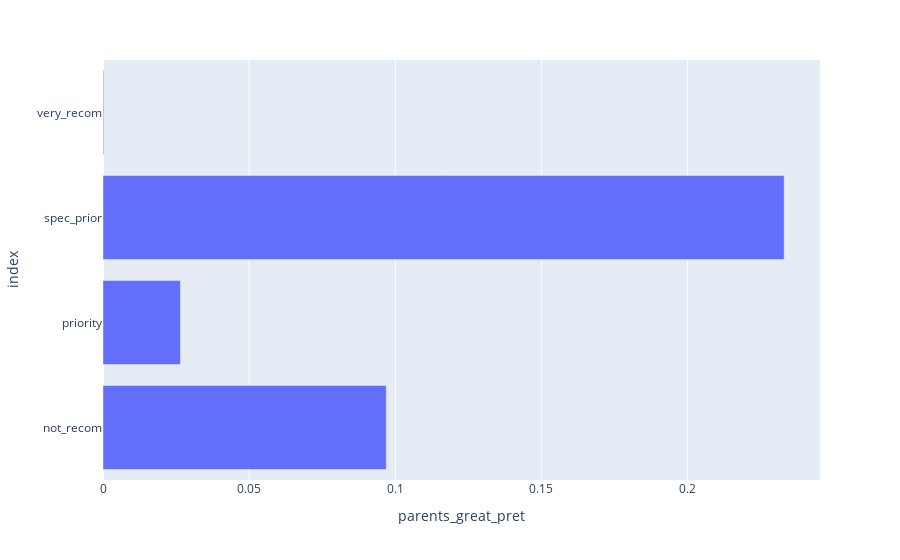
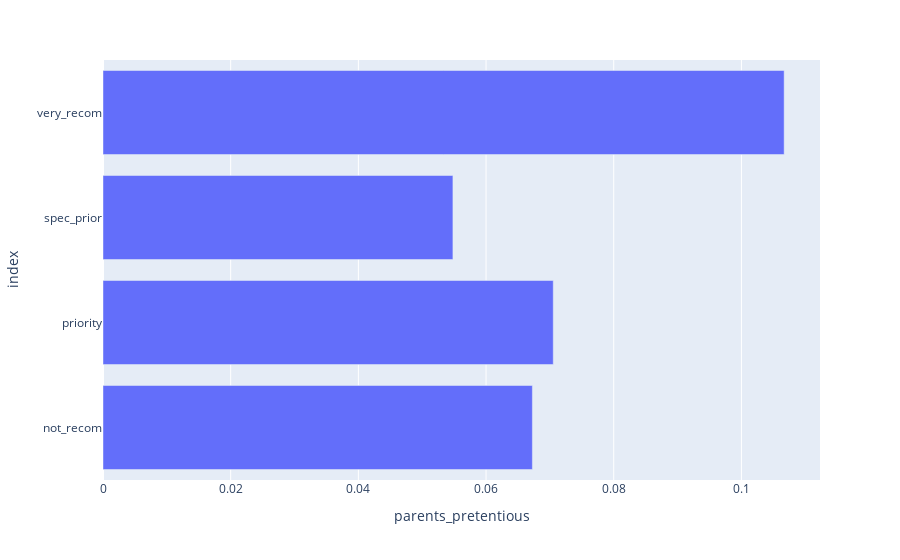
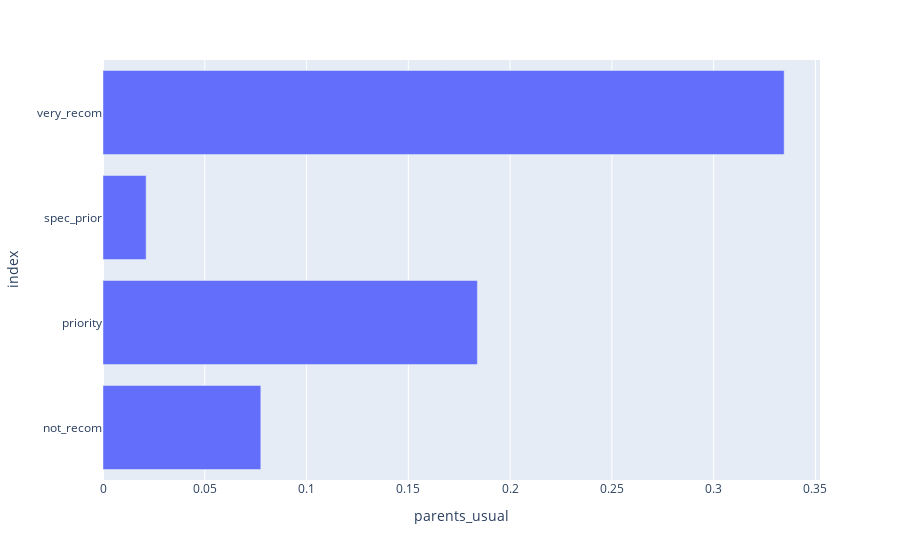
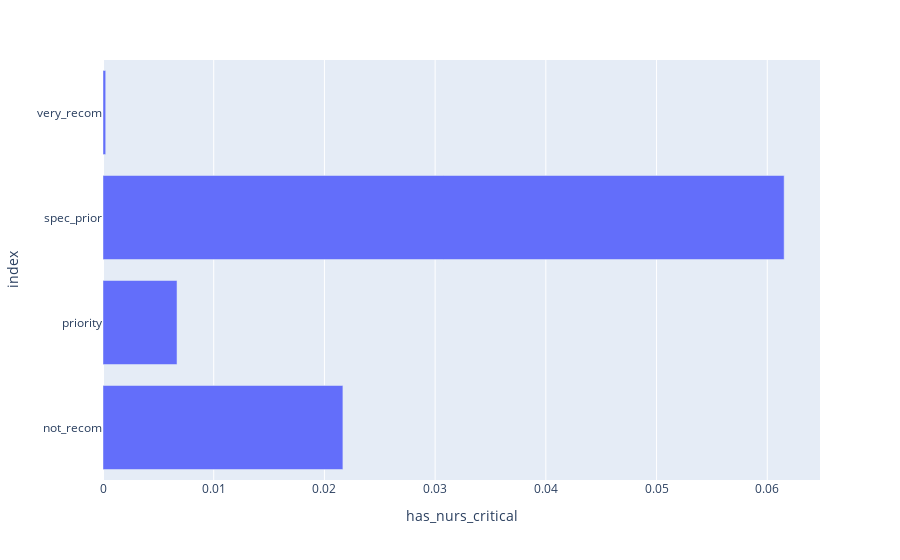

The notebook cell these images were saved under, in order:
### Markdown cell above
Each column in this table shows the probability of that column's predictor given the classes shown in each row.
So `parents_great_pret` makes `spec_prior` .23 likely, the most likely class for this predictor.

It's a bit hard to read these, so we can also plot them in a loop:

- `for i in from output get columns`
    - Set `fig` to `with px do bar using` a list containing
        - `output`
        - freestyle `x=i` (`i` will take on the name of a column on each loop)
    - Empty freestyle followed by `with fig do show using`

### Code cell
for i in output.columns:
  fig = px.bar(output, x=i)
  (fig.show())

#<xml xmlns="https://developers.google.com/blockly/xml"><variables><variable id="n+-#0`*wD8rg+dSg6M^w">i</variable><variable id="B1+(FA+B_0M9*6bKcj,o">output</variable><variable id="AriMCkUM!81vTeAcb+6,">fig</variable><variable id="+yh,Zg{hON]zy6D~.rH#">px</variable></variables><block type="controls_forEach" id="7YJ)K?q9poiHMo2hO,si" x="159" y="297"><field name="VAR" id="n+-#0`*wD8rg+dSg6M^w">i</field><value name="LIST"><block type="varGetProperty" id="k3#lLk(++xN{Qk3$B!$/"><field name="VAR" id="B1+(FA+B_0M9*6bKcj,o">output</field><field name="MEMBER">columns</field><data>output:columns</data></block></value><statement name="DO"><block type="variables_set" id="JN`QXdt~zSW=Hr{(pqls"><field name="VAR" id="AriMCkUM!81vTeAcb+6,">fig</field><value name="VALUE"><block type="varDoMethod" id="{:}eVR02P7FStzQGj0GV"><field name="VAR" id="+yh,Zg{hON]zy6D~.rH#">px</field><field name="MEMBER">bar</field><data>px:bar</data><value name="INPUT"><block type="lists_create_with" id="+1ab50iuN1{=}kB6mhZH"><mutation items="2"></mutation><value name="ADD0"><block type="variables_get" id="mQ9=gXbU-Tlr[a!+Z~PN"><field name="VAR" id="B1+(FA+B_0M9*6bKcj,o">output</field></block></value><value name="ADD1"><block type="dummyOutputCodeBlock" id="hJq@W1q];BsF7]9/8:rP"><field name="CODE">x=i</field></block></value></block></value></block></value><next><block type="valueNoOutputCodeBlock" id="(zDrmSRou~?8NOFz?_:t"><field name="CODE"></field><value name="INPUT"><block type="varDoMethod" id="S6kF2H)`W^?,.3{VU8x1"><field name="VAR" id="AriMCkUM!81vTeAcb+6,">fig</field><field name="MEMBER">show</field><data>fig:show</data></block></value></block></next></block></statement></block></xml>

### Figure 1 — Plotly figure (JSON) as saved in the notebook; plotly's stock layout.template omitted (floating-point values rounded to 4 significant figures)
{"data": [{"alignmentgroup": "True", "hovertemplate": "parents_great_pret=%{x}<br>index=%{y}<extra></extra>", "legendgroup": "", "marker": {"color": "#636efa"}, "name": "", "offsetgroup": "", "orientation": "h", "showlegend": false, "textposition": "auto", "type": "bar", "x": [0.09692, 0.02649, 0.2331, 0.000245], "xaxis": "x", "y": ["not_recom", "priority", "spec_prior", "very_recom"], "yaxis": "y"}], "layout": {"autosize": true, "barmode": "relative", "legend": {"tracegroupgap": 0}, "margin": {"t": 60}, "xaxis": {"anchor": "y", "autorange": true, "domain": [0, 1], "range": [0, 0.2453], "title": {"text": "parents_great_pret"}, "type": "linear"}, "yaxis": {"anchor": "x", "autorange": true, "domain": [0, 1], "range": [-0.5, 3.5], "title": {"text": "index"}, "type": "category"}}}

### Figure 2 — Plotly figure (JSON) as saved in the notebook; plotly's stock layout.template omitted (floating-point values rounded to 4 significant figures)
{"data": [{"alignmentgroup": "True", "hovertemplate": "parents_pretentious=%{x}<br>index=%{y}<extra></extra>", "legendgroup": "", "marker": {"color": "#636efa"}, "name": "", "offsetgroup": "", "orientation": "h", "showlegend": false, "textposition": "auto", "type": "bar", "x": [0.06726, 0.07053, 0.05481, 0.1067], "xaxis": "x", "y": ["not_recom", "priority", "spec_prior", "very_recom"], "yaxis": "y"}], "layout": {"autosize": true, "barmode": "relative", "legend": {"tracegroupgap": 0}, "margin": {"t": 60}, "xaxis": {"anchor": "y", "autorange": true, "domain": [0, 1], "range": [0, 0.1123], "title": {"text": "parents_pretentious"}, "type": "linear"}, "yaxis": {"anchor": "x", "autorange": true, "domain": [0, 1], "range": [-0.5, 3.5], "title": {"text": "index"}, "type": "category"}}}

### Figure 3 — Plotly figure (JSON) as saved in the notebook; plotly's stock layout.template omitted (floating-point values rounded to 4 significant figures)
{"data": [{"alignmentgroup": "True", "hovertemplate": "parents_usual=%{x}<br>index=%{y}<extra></extra>", "legendgroup": "", "marker": {"color": "#636efa"}, "name": "", "offsetgroup": "", "orientation": "h", "showlegend": false, "textposition": "auto", "type": "bar", "x": [0.07753, 0.1839, 0.02118, 0.3346], "xaxis": "x", "y": ["not_recom", "priority", "spec_prior", "very_recom"], "yaxis": "y"}], "layout": {"autosize": true, "barmode": "relative", "legend": {"tracegroupgap": 0}, "margin": {"t": 60}, "xaxis": {"anchor": "y", "autorange": true, "domain": [0, 1], "range": [0, 0.3523], "title": {"text": "parents_usual"}, "type": "linear"}, "yaxis": {"anchor": "x", "autorange": true, "domain": [0, 1], "range": [-0.5, 3.5], "title": {"text": "index"}, "type": "category"}}}

### Figure 4 — Plotly figure (JSON) as saved in the notebook; plotly's stock layout.template omitted (floating-point values rounded to 4 significant figures)
{"data": [{"alignmentgroup": "True", "hovertemplate": "has_nurs_critical=%{x}<br>index=%{y}<extra></extra>", "legendgroup": "", "marker": {"color": "#636efa"}, "name": "", "offsetgroup": "", "orientation": "h", "showlegend": false, "textposition": "auto", "type": "bar", "x": [0.02167, 0.006687, 0.06153, 0.000245], "xaxis": "x", "y": ["not_recom", "priority", "spec_prior", "very_recom"], "yaxis": "y"}], "layout": {"autosize": true, "barmode": "relative", "legend": {"tracegroupgap": 0}, "margin": {"t": 60}, "xaxis": {"anchor": "y", "autorange": true, "domain": [0, 1], "range": [0, 0.06476], "title": {"text": "has_nurs_critical"}, "type": "linear"}, "yaxis": {"anchor": "x", "autorange": true, "domain": [0, 1], "range": [-0.5, 3.5], "title": {"text": "index"}, "type": "category"}}}
